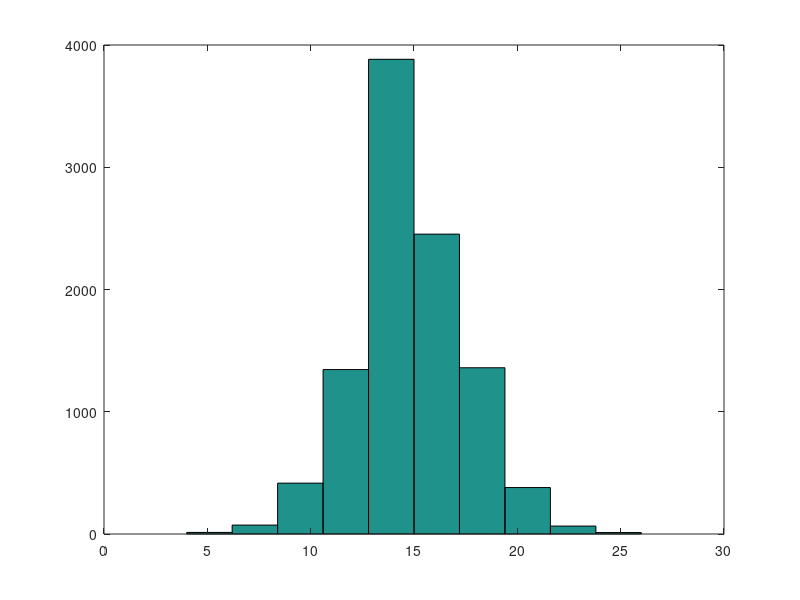

Here is the MATLAB script that generated this plot:
clear;
close all;

quote_ranks = [5.666666667,5.333333333,4.333333333,4,4,5.333333333,3,3.333333333,4,4.666666667,5,2.333333333,2.333333333,2.333333333,3.333333333,4,5,4,3.666666667,5,4.666666667,4.333333333,5.333333333,5.666666667,6.666666667,6.333333333,6,5.666666667,5.333333333,4.666666667,5.666666667,6.666666667,6,4.666666667,6.666666667,7,4,4.333333333,6.333333333,4.666666667,6,3.666666667,6.666666667,6.666666667,4,6.333333333,4.666666667,6,6.333333333,5.333333333,6,6,3.666666667,6,5,5.666666667,3,2.333333333,5,6];


%see distribution
hist(quote_ranks);


%get 5 or more
five_or_more = sum(quote_ranks>5);


%how many quotes do we need.
total_messages_array = [];
for times = 1:10000
    
    %
    total_messages = 0;
    
    %generate message count
    for d = 1:30 
        is_randomized = rand(1,1)>=0.5;
        total_messages = total_messages + is_randomized;
    end
    total_messages_array = [total_messages_array ; total_messages];
end
std(total_messages_array)
hist(total_messages_array)

%we need around 25 messages. We have 28 messages that are quite good.





